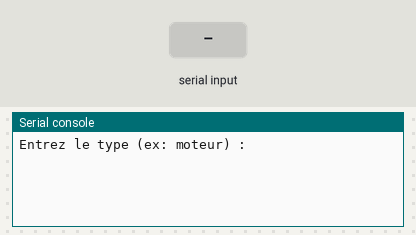
Bench run of a program on a simulated Raspberry Pi Pico running MicroPython. Parts: the last lines printed to the serial console. The inputs (shaded band) are chosen by the test bench.

Above: at 1.2 s.
1.3 s: "." typed at the serial console, then Enter
At 2.5 s:
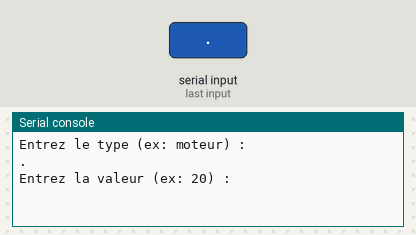
2.8 s: "5" typed at the serial console, then Enter
At 3.2 s:
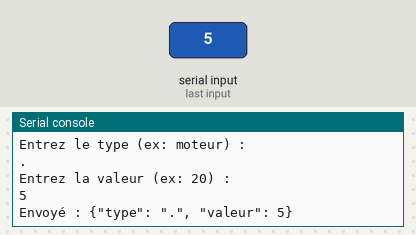

The program:

DICOMAITRE.py
```python
import ujson
from machine import UART, Pin
import time

# Initialiser l'UART (ajuste le numéro d'uart et les pins si besoin)
uart = UART(0, baudrate=38400)

def demander_et_envoyer():
    # Demande le type et la valeur à l'utilisateur
    type_objet = input("Entrez le type (ex: moteur) : ")
    valeur_str = input("Entrez la valeur (ex: 20) : ")

    try:
        # Tente de convertir en entier ou float selon le besoin
        if '.' in valeur_str:
            valeur = float(valeur_str)
        else:
            valeur = int(valeur_str)
    except ValueError:
        print("Valeur invalide, envoyée sous forme de chaîne.")
        valeur = valeur_str  # on l'envoie tel quel si ce n'est pas un nombre

    # Créer le dictionnaire
    data = {
        "type": type_objet,
        "valeur": valeur
    }

    # Convertir en JSON
    json_str = ujson.dumps(data)

    # Envoyer via UART (avec \n comme délimiteur)
    uart.write(json_str + "\n")
    print("Envoyé :", json_str)

# Boucle principale : envoie interactif
while True:
    demander_et_envoyer()
    time.sleep(0.5)  # petite pause avant de recommencer
```

Measured:
- after the input at 1.3 s, the serial console: prints a new line at once (image 1)
- after the input at 2.8 s, the serial console: prints a new line at once (image 2)
